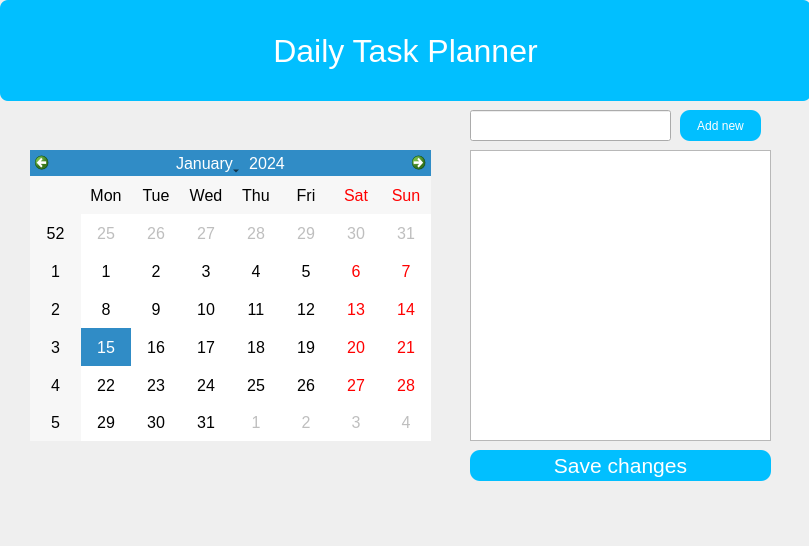
<?xml version="1.0" encoding="UTF-8"?>
<ui version="4.0">
 <class>Form</class>
 <widget class="QWidget" name="Form">
  <property name="enabled">
   <bool>true</bool>
  </property>
  <property name="geometry">
   <rect>
    <x>0</x>
    <y>0</y>
    <width>809</width>
    <height>546</height>
   </rect>
  </property>
  <property name="windowTitle">
   <string>Form</string>
  </property>
  <widget class="QCalendarWidget" name="calendarWidget">
   <property name="geometry">
    <rect>
     <x>30</x>
     <y>150</y>
     <width>401</width>
     <height>291</height>
    </rect>
   </property>
   <property name="styleSheet">
    <string notr="true">font: 12pt</string>
   </property>
  </widget>
  <widget class="QListWidget" name="tasksListWidget">
   <property name="geometry">
    <rect>
     <x>470</x>
     <y>150</y>
     <width>301</width>
     <height>291</height>
    </rect>
   </property>
  </widget>
  <widget class="QPushButton" name="saveButton">
   <property name="geometry">
    <rect>
     <x>470</x>
     <y>450</y>
     <width>301</width>
     <height>31</height>
    </rect>
   </property>
   <property name="styleSheet">
    <string notr="true">font-size: 16pt;
background:  #01BFFF;
color:  white;
border-radius: 10px;</string>
   </property>
   <property name="text">
    <string>Save changes</string>
   </property>
  </widget>
  <widget class="QPushButton" name="addNewButton">
   <property name="geometry">
    <rect>
     <x>680</x>
     <y>110</y>
     <width>81</width>
     <height>31</height>
    </rect>
   </property>
   <property name="styleSheet">
    <string notr="true">background:  #01BFFF;
color:  white;
border-radius: 10px;</string>
   </property>
   <property name="text">
    <string>Add new</string>
   </property>
  </widget>
  <widget class="QLabel" name="label">
   <property name="geometry">
    <rect>
     <x>0</x>
     <y>0</y>
     <width>811</width>
     <height>101</height>
    </rect>
   </property>
   <property name="styleSheet">
    <string notr="true">font-size: 24pt;
background:  #01BFFF;
color:  white;
border-radius: 8px;</string>
   </property>
   <property name="text">
    <string>Daily Task Planner</string>
   </property>
   <property name="alignment">
    <set>Qt::AlignCenter</set>
   </property>
  </widget>
  <widget class="QLineEdit" name="taskLineEdit">
   <property name="geometry">
    <rect>
     <x>470</x>
     <y>110</y>
     <width>201</width>
     <height>31</height>
    </rect>
   </property>
   <property name="styleSheet">
    <string notr="true">font: 12pt</string>
   </property>
   <property name="text">
    <string/>
   </property>
  </widget>
 </widget>
 <resources/>
 <connections/>
</ui>
